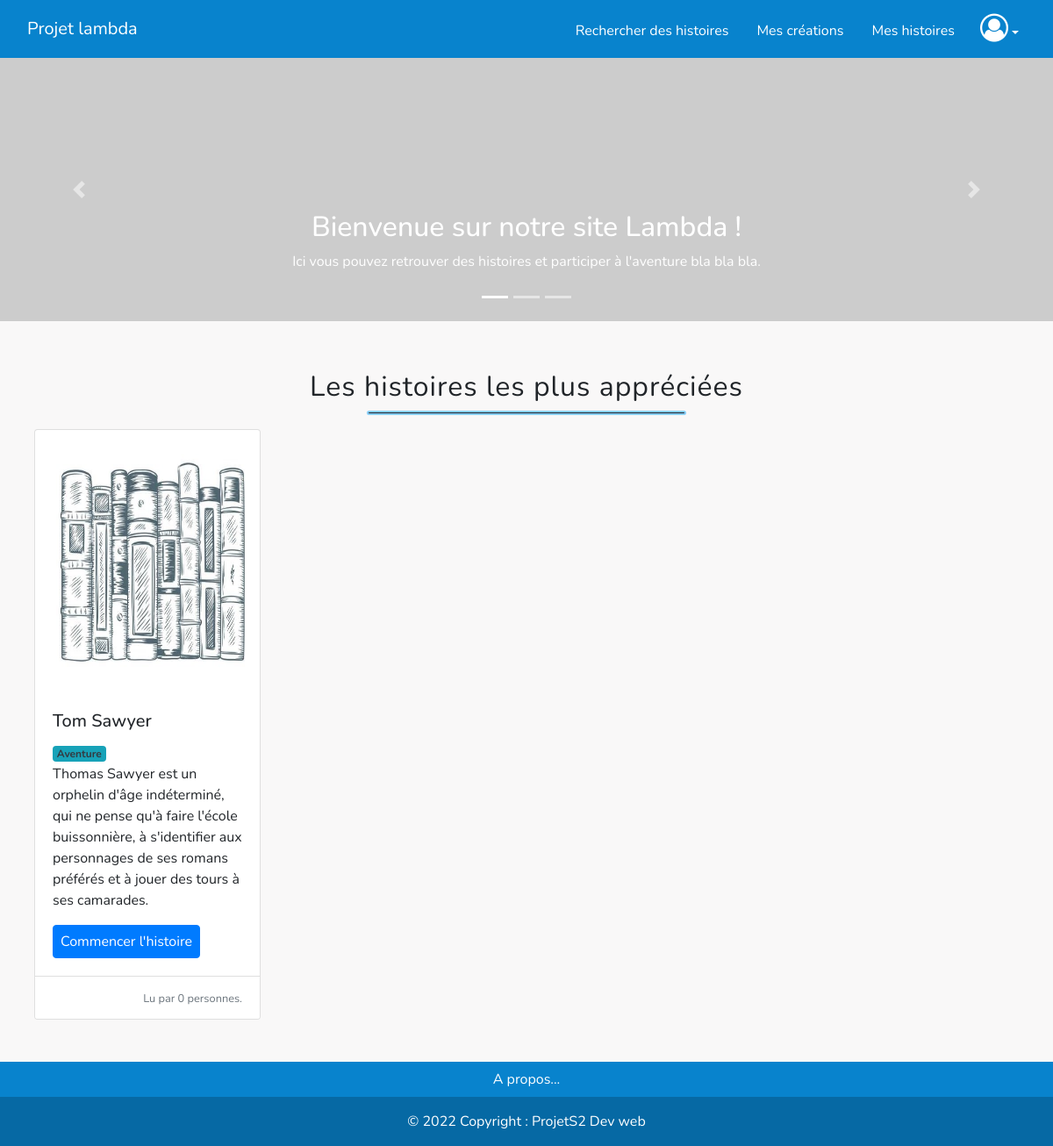
The page / on the database its author committed.
### tables this page shows
CREATE TABLE IF NOT EXISTS `cover` (
  `id_book` int(5) NOT NULL AUTO_INCREMENT,
  `title` varchar(255) NOT NULL,
  `summary` text NOT NULL,
  `genre` varchar(255) NOT NULL,
  `writer` int(10) NOT NULL,
  `date` date NOT NULL,
  `nb_lives` int(10) NOT NULL,
  `nb_stories_max` int(10) NOT NULL,
  `nb_win` int(10) NOT NULL,
  `nb_reading` int(10) NOT NULL DEFAULT '0',
  `image` varchar(255) DEFAULT NULL,
  `status` int(10) NOT NULL DEFAULT '0',
  PRIMARY KEY (`id_book`)
);

### Controller/controller.php (called while the page is built, shortened)
<?php
require_once('Model/bookModel.php');
function homeBooks()
{
    $books = getBestBooks();
    require('view/home.php');
}

### Model/bookModel.php (called while the page is built, shortened)
<?php
function getBestBooks()
{
    $bdd = connectDb();
    $books = $bdd->query('SELECT * FROM cover ORDER BY nb_win DESC LIMIT 4');
    return $books;
}

### view/home.php (the view, shortened to what this page needs)
    <div>
        <div id="carouselExampleIndicators" class="carousel slide" data-ride="carousel">
            <ol class="carousel-indicators">
                <li data-target="#carouselExampleIndicators" data-slide-to="0" class="active"></li>
                <li data-target="#carouselExampleIndicators" data-slide-to="1"></li>
                <li data-target="#carouselExampleIndicators" data-slide-to="2"></li>
            </ol>
            <div class="carousel-inner">
                <div class="carousel-item active">
                    <img class="d-block w-100" src="https://placeimg.com/1080/500/animals" alt="First slide">
                    <div class="carousel-caption d-none d-md-block">
                        <h2>Bienvenue sur notre site Lambda ! </h2>
                        <p>Ici vous pouvez retrouver des histoires et participer à l'aventure bla bla bla.</p>
                    </div>
                </div>
            </div>
            <a class="carousel-control-prev" href="#carouselExampleIndicators" role="button" data-slide="prev">
                <span class="carousel-control-prev-icon" aria-hidden="true"></span>
            </a>
            <a class="carousel-control-next" href="#carouselExampleIndicators" role="button" data-slide="next">
                <span class="carousel-control-next-icon" aria-hidden="true"></span>
            </a>
        </div>
    </div>
    <div class="bg-gray-100 py-5">
        <h2 class="h2_title my-2">Les histoires les plus appréciées</h2>
        <hr class="hr_content mb-3"/>
        <div class="row row-cols-1 row-cols-md-4 g-4 mx-4">
            <?php foreach ($books as $book) { ?>
                <div class="col-xl-3 col-md-6 col-sm-6">
                    <div class="card h-100">
                        <img width="200px" height="auto" src="public/images/book_1.jpg" class="card-img-top p-3"
                             alt="book_img">
                        <div class="card-body">
                            <h5 class="card-title"><?= $book['title'] ?></h5>
                            <span class="badge bg-info text-dark"><?= $book['genre'] ?></span>
                            <p class="card-text"><?= $book['summary'] ?></p>
                            <a href="index.php?action=lire-histoire&id=1" class="btn btn-primary px-2">Commencer
                                l'histoire</a>
                        </div>
                        <div class="card-footer bg-white text-end">
                            <small class="text-muted">Lu par <?= $book['nb_reading'] ?> personnes.</small>
                        </div>
                    </div>
                </div>
            <?php } ?>
        </div>
    </div>
<?php $content = ob_get_clean();
require('base.php'); ?>

### index.php
<?php
require('Controller/controller.php');
if (isset($_GET['action'])) {
    if ($_GET['action'] == 'accueil') {
        homeBooks();
    } else if ($_GET['action'] == 'creer-compte') {
        createUser();
    } else if ($_GET['action'] == 'rechercher') {
        search();
    } else if ($_GET['action'] == 'connexion') {
        connectUser();
    } else if ($_GET['action'] == 'mon-compte') {
        indexUser();
    } else if ($_GET['action'] == 'deconnexion') {
        logoutUser();
    }else if ($_GET['action'] == 'lire-histoire') {
        if (isset($_GET['id'])) {
            $idBook = intval($_GET['id']);
            if ($idBook != 0) {
                readStory($idBook);
            }
        }
    }else if ($_GET['action'] == 'mes-creations'){
        creations();
    }else if ($_GET['action'] == 'info-histoire'){
        story_stat();
    }
} else {
    homeBooks();
}

### view/base.php (shortened to what this page needs)
<!doctype html>
<html lang="fr">
<head>
    <link href="https://cdn.jsdelivr.net/npm/bootstrap@5.1.3/dist/css/bootstrap.min.css" rel="stylesheet"
>
    <link rel="stylesheet" href="https://maxcdn.bootstrapcdn.com/bootstrap/4.0.0/css/bootstrap.min.css"
>
    <link rel="stylesheet" href="https://cdn.jsdelivr.net/npm/bootstrap-icons@1.5.0/font/bootstrap-icons.css">
    <link href="public/css/style.css" rel="stylesheet">
    <link rel="stylesheet" href="public/css/font-awesome-4.7.0/css/font-awesome.min.css">
</head>
<body class="d-flex flex-column min-vh-100">
<?php require("_navbar.php"); ?>
<?= $content ?>
<?php require("_footer.php"); ?>
</body>
</html>

### view/_navbar.php (shortened to what this page needs)
<nav class="bg_navbar navbar navbar-expand-lg navbar-dark">
    <div class="container-fluid ">
        <a class="navbar-brand" href="index.php">Projet lambda</a>
        <div class="collapse navbar-collapse justify-content-end" id="navbarSupportedContent">
            <ul class="navbar-nav">
                <li class="nav-item px-2 pt-1">
                    <a class="nav-link text-white" href="index.php?action=rechercher">Rechercher des histoires</a>
                </li>
                <li class="nav-item px-2 pt-1">
                    <a class="nav-link text-white" href="index.php?action=mes-creations">Mes créations</a>
                </li>
                <li class="nav-item px-2 pt-1">
                    <a class="nav-link text-white" href="#">Mes histoires</a>
                </li>
            </ul>
            <ul class="navbar-nav" style="margin-left: 5px;">
                <li class="nav-item dropdown">
                    <a href="#" class="nav-link dropdown-toggle text-white" data-bs-toggle="dropdown"><i
                                class="fa fa-user-circle-o fa-2x" aria-hidden="true"></i></a>
                </li>
            </ul>
        </div>
    </div>
</nav>

### view/_footer.php
<footer class="bg_footer text-center text-white mt-auto">
    <div class="container">
        <div class="m-2">
            <a class="text-white decoration text-decoration-none" href="#">A propos...</a>
        </div>
    </div>
    <div class="text-center p-3" style="background-color: rgba(0, 0, 0, 0.2);">
        © 2022 Copyright :
        <a class="text-white decoration text-decoration-none" href="index.php">ProjetS2 Dev web</a>
    </div>
</footer>

### public/css/style.css (style rules this page uses)
body { font-family: "Nunito", sans-serif !important; }
.h2_title { text-align: center; font-weight: normal; letter-spacing: 1px; }
.hr_content { width: 30%; margin: auto; border: 2px solid lightskyblue; border-radius: 5px; opacity: initial; }
.bg-gray-100 { background-color: #f9f8f8; }
.bg_navbar { background-color: #0883cd; }
.bg_footer { background-color: #0883cd; }
.carousel-inner, img { width: 100%; height: 300px; }

### rows shown on the page
cover: title "Tom Sawyer", genre "Aventure", summary "Thomas Sawyer est un orphelin d'âge indéterminé, qui ne pense qu'à faire l'école buissonnière, à s'identifier aux personnages de ses romans préférés et à jouer des tours à ses camarades.", nb_reading "0"
